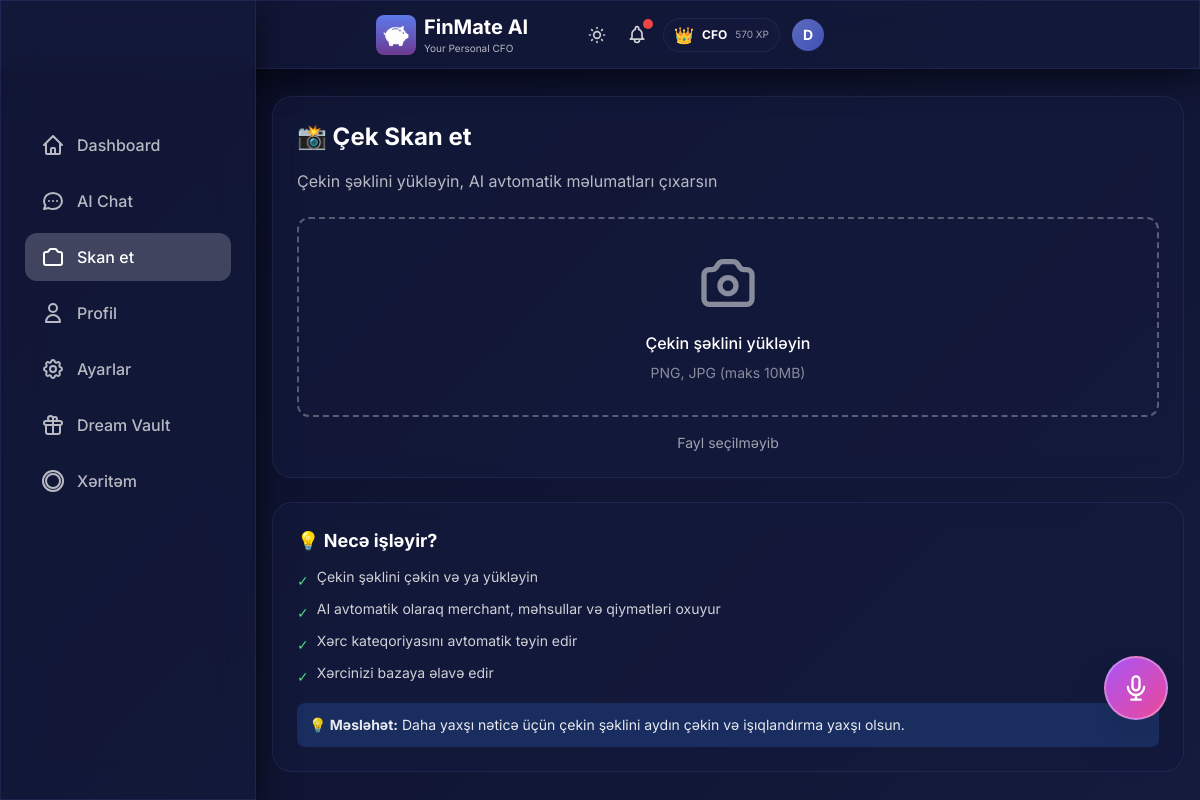
Screenshot of /scan with the database file from the repository.
### models.py (models this page shows, shortened)
class User(Base):
    __tablename__ = "users"
    id = Column(Integer, primary_key=True, index=True)
    username = Column(String, unique=True, index=True, nullable=False)
    monthly_budget = Column(Float, default=1000.0)
    xp_points = Column(Integer, default=0)
    level_title = Column(String, default="Rookie")
    preferred_language = Column(String, default="az")  # az, en, ru
    voice_enabled = Column(Boolean, default=True)
    daily_budget_limit = Column(Float, nullable=True)
    currency = Column(String, default="AZN")  # Display/Base currency
    personality_mode = Column(String, default="normal")  # normal, mom, strict
    is_premium = Column(Boolean, default=False)  # Premium subscription status
    readability_mode = Column(Boolean, default=False)  # Accessibility mode for vision-impaired users
    ai_name = Column(String, default="FinMate")  # Customizable AI name
    ai_attitude = Column(String, default="Professional")  # Strict, Funny, Sarcastic, Supportive
    ai_style = Column(String, default="Formal")  # Slang, Shakespearean, Dialect, Short
    ai_persona_mode = Column(String, default="Auto")  # Auto (behavioral profiling) or Manual
    login_streak = Column(Integer, default=0)
    last_login_date = Column(Date, nullable=True)
    created_at = Column(DateTime, default=datetime.utcnow)
    expenses = relationship("Expense", back_populates="user", cascade="all, delete-orphan")
    chat_messages = relationship("ChatMessage", back_populates="user", cascade="all, delete-orphan")
    xp_logs = relationship("XPLog", back_populates="user", cascade="all, delete-orphan")
    dreams = relationship("Dream", back_populates="user", cascade="all, delete-orphan")

### main.py (the view)
@app.get("/scan", response_class=HTMLResponse)
async def scan_page(request: Request, db: Session = Depends(get_db)):
    user = get_current_user(db)
    return templates.TemplateResponse("scan.html", {
        "request": request,
        "user": user
    })

### templates/scan.html (shortened to what this page needs)
{% extends "base.html" %}
{% block content %}
<div class="glass-card p-4 sm:p-6 mb-4 sm:mb-6 slide-up">
    <h2 class="text-xl sm:text-2xl font-bold text-white mb-3 sm:mb-4">📸 Çek Skan et</h2>
    <p class="text-white/70 mb-4 sm:mb-6 text-sm sm:text-base">Çekin şəklini yükləyin, AI avtomatik məlumatları çıxarsın</p>
    <form id="scanForm" hx-post="/api/scan-receipt" hx-target="#scanResult" hx-encoding="multipart/form-data"
        class="space-y-4">
        <div class="border-2 border-dashed border-white/30 rounded-xl p-6 sm:p-8 text-center hover:border-white/50 transition cursor-pointer"
            onclick="document.getElementById('fileInput').click()">
            <p class="text-white font-medium text-sm sm:text-base">Çekin şəklini yükləyin</p>
            <p class="text-xs sm:text-sm text-white/50 mt-2">PNG, JPG (maks 10MB)</p>
        </div>
        <p class="text-xs sm:text-sm text-white/60 text-center upload-filename">Fayl seçilməyib</p>
    </form>
</div>
<div class="glass-card p-4 sm:p-6 slide-up" style="animation-delay: 0.1s">
    <h3 class="text-base sm:text-lg font-bold text-white mb-3">💡 Necə işləyir?</h3>
    <ul class="space-y-2 text-white/80 text-xs sm:text-sm">
        <li class="flex items-start gap-2">
            <span class="text-green-400 mt-1">✓</span>
            <span>Çekin şəklini çəkin və ya yükləyin</span>
        </li>
        <li class="flex items-start gap-2">
            <span class="text-green-400 mt-1">✓</span>
            <span>AI avtomatik olaraq merchant, məhsullar və qiymətləri oxuyur</span>
        </li>
        <li class="flex items-start gap-2">
            <span class="text-green-400 mt-1">✓</span>
            <span>Xərc kateqoriyasını avtomatik təyin edir</span>
        </li>
        <li class="flex items-start gap-2">
            <span class="text-green-400 mt-1">✓</span>
            <span>Xərcinizi bazaya əlavə edir</span>
        </li>
    </ul>
    <div class="mt-3 sm:mt-4 p-2 sm:p-3 bg-blue-500/20 rounded-lg">
        <p class="text-xs sm:text-sm text-white/90">
            <strong>💡 Məsləhət:</strong> Daha yaxşı nəticə üçün çekin şəklini aydın çəkin və işıqlandırma yaxşı olsun.
        </p>
    </div>
</div>
{% endblock %}

### templates/base.html (shortened to what this page needs)
<!DOCTYPE html>
<html lang="en" data-theme="dark">
<head>
    <link href="https://cdn.jsdelivr.net/npm/daisyui@4.4.19/dist/full.min.css" rel="stylesheet" type="text/css" />
    <script src="https://cdn.tailwindcss.com"></script>
</head>
<body>
    <div class="glass fixed top-0 left-0 right-0 z-40 px-2 sm:px-4 py-2 sm:py-3">
        <div class="flex items-center justify-between max-w-md mx-auto">
            <div class="min-w-0 flex-1 flex items-center gap-2">
                <img src="/static/icons/icon-192.png" alt="FinMate AI" class="w-8 h-8 sm:w-10 sm:h-10 rounded-lg flex-shrink-0" onerror="this.style.display='none'">
                <div class="min-w-0">
                    <h1 class="text-lg sm:text-xl font-bold text-white truncate">FinMate AI</h1>
                    <p class="text-[9px] sm:text-[10px] text-white/70">Your Personal CFO</p>
                </div>
            </div>
            <div class="flex items-center gap-2 sm:gap-3 relative flex-shrink-0">
                <button id="theme-toggle" class="relative text-white/80 hover:text-white transition p-1"
                    title="Tema dəyişdir">
                </button>
                <button id="alert-bell" class="relative text-white/80 hover:text-white transition p-1">
                    <span id="alert-counter" class="absolute -top-0.5 -right-0.5 w-2.5 h-2.5 bg-red-500 rounded-full shadow-lg"></span>
                </button>
                {% if user and user.xp_points is defined %}
                <div
                    class="hidden sm:flex items-center gap-1.5 sm:gap-2 glass-card px-2 sm:px-2.5 py-0.5 sm:py-1 rounded-full">
                    <span class="text-sm sm:text-base">{% if user.level_title == 'Rookie' %}🌱{% elif user.level_title
                        == 'Saver'
                        %}💰{% elif user.level_title == 'Analyst' %}📊{% elif user.level_title == 'Manager' %}🎯{%
                        elif
                        user.level_title == 'CFO' %}👑{% else %}⭐{% endif %}</span>
                    <span class="text-[10px] sm:text-xs font-bold text-white hidden md:inline">{{ user.level_title
                        }}</span>
                    <span class="text-[9px] sm:text-[10px] text-white/60">{{ user.xp_points }} XP</span>
                </div>
                {% endif %}
                <a href="/profile" class="relative flex-shrink-0 group">
                    <div id="user-avatar"
                        class="w-7 h-7 sm:w-8 sm:h-8 rounded-full flex items-center justify-center text-white font-bold text-xs sm:text-sm transition-all duration-400 group-hover:scale-110"
                        style="background: linear-gradient(135deg, var(--accent-primary), var(--accent-secondary));">
                        {{ user.username[0].upper() if user else 'D' }}
                    </div>
                </a>
            </div>
        </div>
    </div>
    <div class="pt-24 pb-8 px-4">
        <div class="w-full lg:max-w-7xl mx-auto">
            {% block content %}{% endblock %}
        </div>
    </div>
    <div class="hidden lg:block fixed left-0 top-0 bottom-0 w-64 glass z-40 pt-24">
        <nav class="p-6 space-y-2">
            <a href="/"
                class="flex items-center gap-3 px-4 py-3 rounded-xl text-white/70 hover:text-white hover:bg-white/10 transition {% if request.url.path == '/' %}bg-white/20 !text-white{% endif %}">
                <svg class="w-6 h-6" fill="none" stroke="currentColor" viewBox="0 0 24 24">
                    <path stroke-linecap="round" stroke-linejoin="round" stroke-width="2"
                        d="M3 12l2-2m0 0l7-7 7 7M5 10v10a1 1 0 001 1h3m10-11l2 2m-2-2v10a1 1 0 01-1 1h-3m-6 0a1 1 0 001-1v-4a1 1 0 011-1h2a1 1 0 011 1v4a1 1 0 001 1m-6 0h6">
                    </path>
                </svg>
                <span class="font-medium">Dashboard</span>
            </a>
            <a href="/chat"
                class="flex items-center gap-3 px-4 py-3 rounded-xl text-white/70 hover:text-white hover:bg-white/10 transition {% if request.url.path == '/chat' %}bg-white/20 !text-white{% endif %}">
                <svg class="w-6 h-6" fill="none" stroke="currentColor" viewBox="0 0 24 24">
                    <path stroke-linecap="round" stroke-linejoin="round" stroke-width="2"
                        d="M8 12h.01M12 12h.01M16 12h.01M21 12c0 4.418-4.03 8-9 8a9.863 9.863 0 01-4.255-.949L3 20l1.395-3.72C3.512 15.042 3 13.574 3 12c0-4.418 4.03-8 9-8s9 3.582 9 8z">
                    </path>
                </svg>
                <span class="font-medium">AI Chat</span>
            </a>
            <a href="/scan"
                class="flex items-center gap-3 px-4 py-3 rounded-xl text-white/70 hover:text-white hover:bg-white/10 transition {% if request.url.path == '/scan' %}bg-white/20 !text-white{% endif %}">
                <span class="font-medium">Skan et</span>
            </a>
            <a href="/profile"
                class="flex items-center gap-3 px-4 py-3 rounded-xl text-white/70 hover:text-white hover:bg-white/10 transition {% if request.url.path == '/profile' %}bg-white/20 !text-white{% endif %}">
                <svg class="w-6 h-6" fill="none" stroke="currentColor" viewBox="0 0 24 24">
                    <path stroke-linecap="round" stroke-linejoin="round" stroke-width="2"
                        d="M16 7a4 4 0 11-8 0 4 4 0 018 0zM12 14a7 7 0 00-7 7h14a7 7 0 00-7-7z"></path>
                </svg>
                <span class="font-medium">Profil</span>
            </a>
            <a href="/settings"
                class="flex items-center gap-3 px-4 py-3 rounded-xl text-white/70 hover:text-white hover:bg-white/10 transition {% if request.url.path == '/settings' %}bg-white/20 !text-white{% endif %}">
                <span class="font-medium">Ayarlar</span>
            </a>
            <a href="/dream-vault"
                class="flex items-center gap-3 px-4 py-3 rounded-xl text-white/70 hover:text-white hover:bg-white/10 transition {% if request.url.path == '/dream-vault' %}bg-white/20 !text-white{% endif %}">
                <svg class="w-6 h-6" fill="none" stroke="currentColor" viewBox="0 0 24 24">
                    <path stroke-linecap="round" stroke-linejoin="round" stroke-width="2"
                        d="M12 8v13m0-13V6a2 2 0 112 2h-2zm0 0V5.5A2.5 2.5 0 109.5 8H12zm-7 4h14M5 12a2 2 0 110-4h14a2 2 0 110 4M5 12v7a2 2 0 002 2h10a2 2 0 002-2v-7">
                    </path>
                </svg>
                <span class="font-medium">Dream Vault</span>
            </a>
            <a href="/heatmap"
                class="flex items-center gap-3 px-4 py-3 rounded-xl text-white/70 hover:text-white hover:bg-white/10 transition {% if request.url.path == '/heatmap' %}bg-white/20 !text-white{% endif %}">
                <svg class="w-6 h-6" fill="none" stroke="currentColor" viewBox="0 0 24 24">
                    <path stroke-linecap="round" stroke-linejoin="round" stroke-width="2"
                        d="M2 12a10 10 0 1020 0 10 10 0 00-20 0zm10-7a7 7 0 00-7 7c0 3.866 3.134 7 7 7a7 7 0 007-7c0-3.866-3.134-7-7-7z">
                    </path>
                </svg>
                <span class="font-medium">Xəritəm</span>
            </a>
        </nav>
    </div>
    {% if user and user.voice_enabled %}
    {% if request.url.path == '/scan' or request.url.path == '/chat' %}
    <button onclick="openVoiceModal()"
        class="fixed {% if request.url.path == '/scan' %}bottom-24{% else %}bottom-32{% endif %} right-4 sm:right-6 w-14 h-14 sm:w-16 sm:h-16 glass bg-gradient-to-br from-purple-500 to-pink-500 backdrop-blur-xl border-2 border-white/30 rounded-full shadow-2xl flex items-center justify-center text-white hover:scale-110 active:scale-95 transition-all z-40 md:{% if request.url.path == '/scan' %}bottom-20{% else %}bottom-24{% endif %} md:right-8 mb-16 md:mb-0 group">
    </button>
    {% endif %}
    {% endif %}
</body>
</html>
</html>

### templates/base.html (style rules this page uses)
:root { --bg-primary: #0a0e27; --bg-secondary: #141b3d; --glass-bg: rgba(20, 27, 61, 0.7); --glass-border: rgba(100, 116, 207, 0.15); --glass-shadow: rgba(0, 0, 0, 0.6); --text-primary: #e8eaf6; --text-secondary: rgba(232, 234, 246, 0.75); --nav-border: rgba(100, 116, 207, 0.2); --skeleton-bg: rgba(100, 116, 207, 0.08); --accent-primary: #5c6bc0; --accent-secondary: #3f51b5; }
* { font-family: 'Inter', sans-serif; }
body:not(.no-transition), body:not(.no-transition) .glass, body:not(.no-transition) .glass-card, body:not(.no-transition) .bottom-nav { transition: background 0.6s cubic-bezier(0.4, 0, 0.2, 1), color 0.6s cubic-bezier(0.4, 0, 0.2, 1), border-color 0.6s cubic-bezier(0.4, 0, 0.2, 1), box-shadow 0.6s cubic-bezier(0.4, 0, 0.2, 1); }
body { transition: background 0.8s ease-in-out; }
body { background: linear-gradient(135deg, var(--bg-primary) 0%, var(--bg-secondary) 100%); min-height: 100vh; padding-bottom: 80px; color: var(--text-primary); }
@media (min-width: 1024px) { body { padding-left: 256px; padding-bottom: 0; } }
.glass { background: var(--glass-bg); backdrop-filter: blur(20px); -webkit-backdrop-filter: blur(20px); border: 1px solid var(--glass-border); box-shadow: 0 8px 32px 0 var(--glass-shadow); }
.glass-card { background: var(--glass-bg); backdrop-filter: blur(12px); -webkit-backdrop-filter: blur(12px); border-radius: 20px; border: 1px solid var(--glass-border); }
.slide-up { animation: slideUp 0.4s ease-out forwards; }

### rows the page displays
User: level_title "CFO", xp_points "570", username "D"
